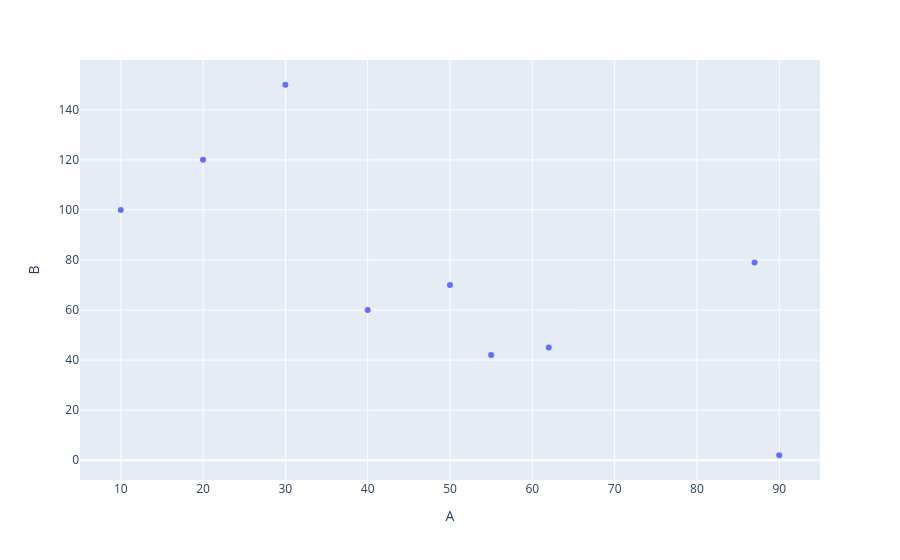

The code cell stored with this chart in its notebook:
### Markdown cell above
Based on our original data frame df, we can create a scatter plot for the variables "A" and "B", which will show the relationship between the two variables. The scatter plot in Plotly is created very simply, using the .scatter() method.

### Code cell
scatter_plot = px.scatter(data_frame=df, x="A", y="B")
scatter_plot.show()

### Figure 1 — Plotly figure (JSON) as saved in the notebook; plotly's stock layout.template omitted (floating-point values rounded to 4 significant figures)
{"data": [{"hovertemplate": "A=%{x}<br>B=%{y}<extra></extra>", "legendgroup": "", "marker": {"color": "#636efa", "symbol": "circle"}, "mode": "markers", "name": "", "orientation": "v", "showlegend": false, "type": "scatter", "x": [10, 20, 30, 40, 50, 55, 62, 87, 90], "xaxis": "x", "y": [100, 120, 150, 60, 70, 42, 45, 79, 2], "yaxis": "y"}], "layout": {"legend": {"tracegroupgap": 0}, "margin": {"t": 60}, "xaxis": {"anchor": "y", "domain": [0, 1], "title": {"text": "A"}}, "yaxis": {"anchor": "x", "domain": [0, 1], "title": {"text": "B"}}}}
